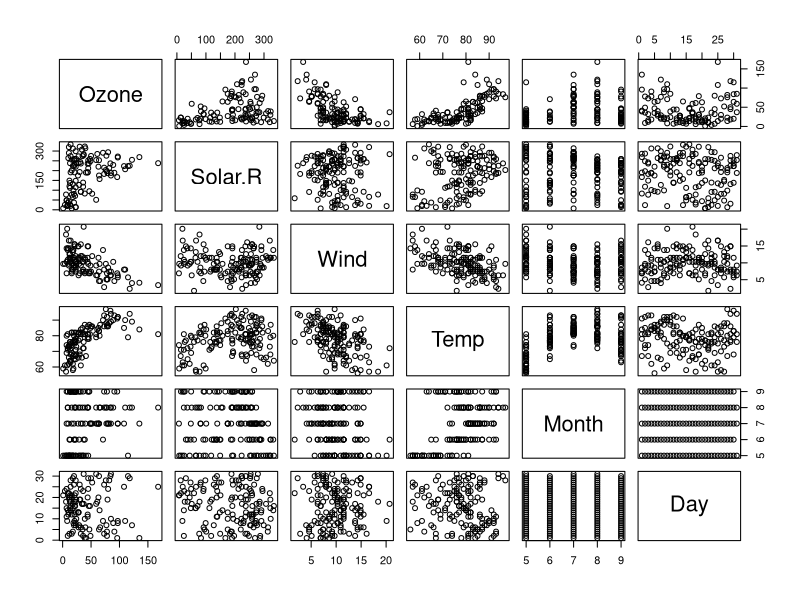
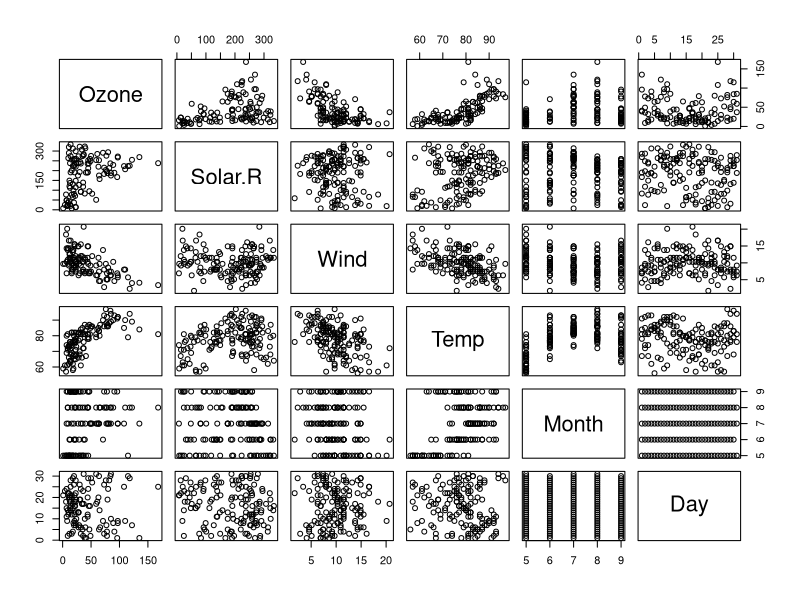

Write R code to recreate these figures, in order.
## ---- chunk 1
library(datasets)
data("airquality")
summary(airquality)
## ---- chunk 2
pairs(airquality)
## ---- chunk 3
model <- lm(Ozone ~ Wind + Solar.R + Temp, data = airquality)
summary(model)
## ---- chunk 4
pairs(airquality)
## ---- chunk 5
library(datasets)
data("Titanic")
summary(Titanic)
